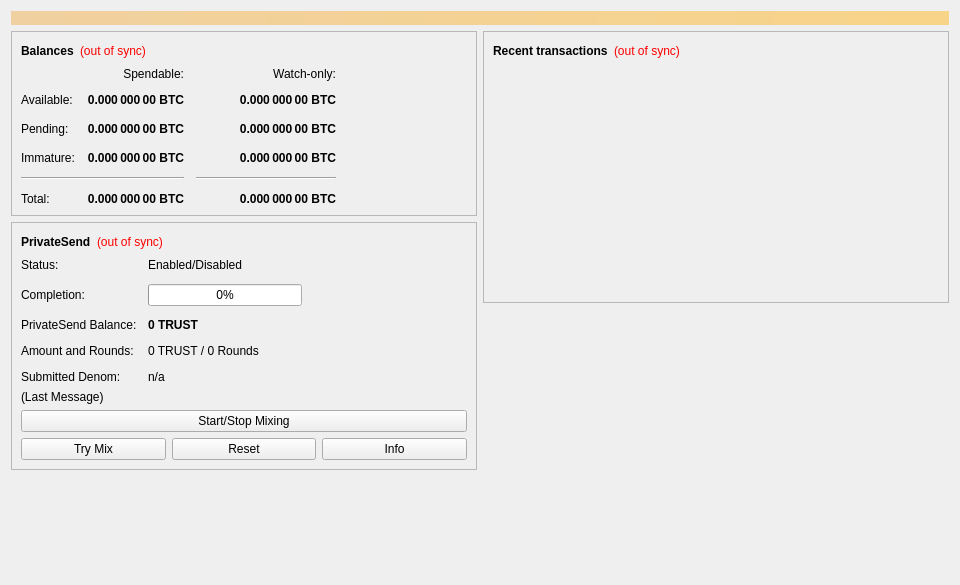
<?xml version="1.0" encoding="UTF-8"?>
<ui version="4.0">
 <class>OverviewPage</class>
 <widget class="QWidget" name="OverviewPage">
  <property name="geometry">
   <rect>
    <x>0</x>
    <y>0</y>
    <width>960</width>
    <height>585</height>
   </rect>
  </property>
  <property name="minimumSize">
   <size>
    <width>960</width>
    <height>0</height>
   </size>
  </property>
  <property name="windowTitle">
   <string>Form</string>
  </property>
  <layout class="QVBoxLayout" name="topLayout">
   <item>
    <widget class="QLabel" name="labelAlerts">
     <property name="visible">
      <bool>false</bool>
     </property>
     <property name="styleSheet">
      <string notr="true">background-color: qlineargradient(x1: 0, y1: 0, x2: 1, y2: 0, stop:0 #F0D0A0, stop:1 #F8D488); color:#000000;</string>
     </property>
     <property name="wordWrap">
      <bool>true</bool>
     </property>
     <property name="margin">
      <number>3</number>
     </property>
    </widget>
   </item>
   <item>
    <layout class="QHBoxLayout" name="horizontalLayout" stretch="1,1">
     <item>
      <layout class="QVBoxLayout" name="verticalLayout_2">
       <item>
        <widget class="QFrame" name="frame">
         <property name="frameShape">
          <enum>QFrame::StyledPanel</enum>
         </property>
         <property name="frameShadow">
          <enum>QFrame::Raised</enum>
         </property>
         <layout class="QVBoxLayout" name="verticalLayout_4">
          <item>
           <layout class="QHBoxLayout" name="horizontalLayout_4">
            <item>
             <widget class="QLabel" name="label_5">
              <property name="font">
               <font>
                <weight>75</weight>
                <bold>true</bold>
               </font>
              </property>
              <property name="text">
               <string>Balances</string>
              </property>
             </widget>
            </item>
            <item>
             <widget class="QLabel" name="labelWalletStatus">
              <property name="toolTip">
               <string>The displayed information may be out of date. Your wallet automatically synchronizes with the TRUSTplus network after a connection is established, but this process has not completed yet.</string>
              </property>
              <property name="styleSheet">
               <string notr="true">QLabel { color: red; }</string>
              </property>
              <property name="text">
               <string notr="true">(out of sync)</string>
              </property>
              <property name="alignment">
               <set>Qt::AlignLeading|Qt::AlignLeft|Qt::AlignVCenter</set>
              </property>
             </widget>
            </item>
            <item>
             <spacer name="horizontalSpacer_3">
              <property name="orientation">
               <enum>Qt::Horizontal</enum>
              </property>
              <property name="sizeHint" stdset="0">
               <size>
                <width>40</width>
                <height>20</height>
               </size>
              </property>
             </spacer>
            </item>
           </layout>
          </item>
          <item>
           <layout class="QGridLayout" name="gridLayout">
            <property name="spacing">
             <number>12</number>
            </property>
            <item row="2" column="2">
             <widget class="QLabel" name="labelWatchPending">
              <property name="font">
               <font>
                <weight>75</weight>
                <bold>true</bold>
               </font>
              </property>
              <property name="cursor">
               <cursorShape>IBeamCursor</cursorShape>
              </property>
              <property name="toolTip">
               <string>Unconfirmed transactions to watch-only addresses</string>
              </property>
              <property name="text">
               <string notr="true">0.000 000 00 BTC</string>
              </property>
              <property name="alignment">
               <set>Qt::AlignRight|Qt::AlignTrailing|Qt::AlignVCenter</set>
              </property>
              <property name="textInteractionFlags">
               <set>Qt::LinksAccessibleByMouse|Qt::TextSelectableByKeyboard|Qt::TextSelectableByMouse</set>
              </property>
             </widget>
            </item>
            <item row="2" column="1">
             <widget class="QLabel" name="labelUnconfirmed">
              <property name="font">
               <font>
                <weight>75</weight>
                <bold>true</bold>
               </font>
              </property>
              <property name="cursor">
               <cursorShape>IBeamCursor</cursorShape>
              </property>
              <property name="toolTip">
               <string>Total of transactions that have yet to be confirmed, and do not yet count toward the spendable balance</string>
              </property>
              <property name="text">
               <string notr="true">0.000 000 00 BTC</string>
              </property>
              <property name="alignment">
               <set>Qt::AlignRight|Qt::AlignTrailing|Qt::AlignVCenter</set>
              </property>
              <property name="textInteractionFlags">
               <set>Qt::LinksAccessibleByMouse|Qt::TextSelectableByKeyboard|Qt::TextSelectableByMouse</set>
              </property>
             </widget>
            </item>
            <item row="3" column="2">
             <widget class="QLabel" name="labelWatchImmature">
              <property name="font">
               <font>
                <weight>75</weight>
                <bold>true</bold>
               </font>
              </property>
              <property name="cursor">
               <cursorShape>IBeamCursor</cursorShape>
              </property>
              <property name="toolTip">
               <string>Mined balance in watch-only addresses that has not yet matured</string>
              </property>
              <property name="text">
               <string notr="true">0.000 000 00 BTC</string>
              </property>
              <property name="alignment">
               <set>Qt::AlignRight|Qt::AlignTrailing|Qt::AlignVCenter</set>
              </property>
              <property name="textInteractionFlags">
               <set>Qt::LinksAccessibleByMouse|Qt::TextSelectableByKeyboard|Qt::TextSelectableByMouse</set>
              </property>
             </widget>
            </item>
            <item row="4" column="0" colspan="2">
             <widget class="Line" name="lineSpendableBalance">
              <property name="orientation">
               <enum>Qt::Horizontal</enum>
              </property>
             </widget>
            </item>
            <item row="4" column="2">
             <widget class="Line" name="lineWatchBalance">
              <property name="sizePolicy">
               <sizepolicy hsizetype="Preferred" vsizetype="Fixed">
                <horstretch>0</horstretch>
                <verstretch>0</verstretch>
               </sizepolicy>
              </property>
              <property name="minimumSize">
               <size>
                <width>140</width>
                <height>0</height>
               </size>
              </property>
              <property name="orientation">
               <enum>Qt::Horizontal</enum>
              </property>
             </widget>
            </item>
            <item row="5" column="0">
             <widget class="QLabel" name="labelTotalText">
              <property name="text">
               <string>Total:</string>
              </property>
             </widget>
            </item>
            <item row="3" column="1">
             <widget class="QLabel" name="labelImmature">
              <property name="font">
               <font>
                <weight>75</weight>
                <bold>true</bold>
               </font>
              </property>
              <property name="cursor">
               <cursorShape>IBeamCursor</cursorShape>
              </property>
              <property name="toolTip">
               <string>Mined balance that has not yet matured</string>
              </property>
              <property name="text">
               <string notr="true">0.000 000 00 BTC</string>
              </property>
              <property name="alignment">
               <set>Qt::AlignRight|Qt::AlignTrailing|Qt::AlignVCenter</set>
              </property>
              <property name="textInteractionFlags">
               <set>Qt::LinksAccessibleByMouse|Qt::TextSelectableByKeyboard|Qt::TextSelectableByMouse</set>
              </property>
             </widget>
            </item>
            <item row="2" column="3">
             <spacer name="horizontalSpacer_2">
              <property name="orientation">
               <enum>Qt::Horizontal</enum>
              </property>
              <property name="sizeHint" stdset="0">
               <size>
                <width>40</width>
                <height>20</height>
               </size>
              </property>
             </spacer>
            </item>
            <item row="3" column="0">
             <widget class="QLabel" name="labelImmatureText">
              <property name="text">
               <string>Immature:</string>
              </property>
             </widget>
            </item>
            <item row="5" column="1">
             <widget class="QLabel" name="labelTotal">
              <property name="font">
               <font>
                <weight>75</weight>
                <bold>true</bold>
               </font>
              </property>
              <property name="cursor">
               <cursorShape>IBeamCursor</cursorShape>
              </property>
              <property name="toolTip">
               <string>Your current total balance</string>
              </property>
              <property name="text">
               <string notr="true">0.000 000 00 BTC</string>
              </property>
              <property name="alignment">
               <set>Qt::AlignRight|Qt::AlignTrailing|Qt::AlignVCenter</set>
              </property>
              <property name="textInteractionFlags">
               <set>Qt::LinksAccessibleByMouse|Qt::TextSelectableByKeyboard|Qt::TextSelectableByMouse</set>
              </property>
             </widget>
            </item>
            <item row="5" column="2">
             <widget class="QLabel" name="labelWatchTotal">
              <property name="font">
               <font>
                <weight>75</weight>
                <bold>true</bold>
               </font>
              </property>
              <property name="cursor">
               <cursorShape>IBeamCursor</cursorShape>
              </property>
              <property name="toolTip">
               <string>Current total balance in watch-only addresses</string>
              </property>
              <property name="text">
               <string notr="true">0.000 000 00 BTC</string>
              </property>
              <property name="alignment">
               <set>Qt::AlignRight|Qt::AlignTrailing|Qt::AlignVCenter</set>
              </property>
              <property name="textInteractionFlags">
               <set>Qt::LinksAccessibleByMouse|Qt::TextSelectableByKeyboard|Qt::TextSelectableByMouse</set>
              </property>
             </widget>
            </item>
            <item row="0" column="2">
             <widget class="QLabel" name="labelWatchonly">
              <property name="text">
               <string>Watch-only:</string>
              </property>
              <property name="alignment">
               <set>Qt::AlignRight|Qt::AlignTrailing|Qt::AlignVCenter</set>
              </property>
             </widget>
            </item>
            <item row="1" column="0">
             <widget class="QLabel" name="labelBalanceText">
              <property name="text">
               <string>Available:</string>
              </property>
             </widget>
            </item>
            <item row="1" column="1">
             <widget class="QLabel" name="labelBalance">
              <property name="font">
               <font>
                <weight>75</weight>
                <bold>true</bold>
               </font>
              </property>
              <property name="cursor">
               <cursorShape>IBeamCursor</cursorShape>
              </property>
              <property name="toolTip">
               <string>Your current spendable balance</string>
              </property>
              <property name="text">
               <string notr="true">0.000 000 00 BTC</string>
              </property>
              <property name="alignment">
               <set>Qt::AlignRight|Qt::AlignTrailing|Qt::AlignVCenter</set>
              </property>
              <property name="textInteractionFlags">
               <set>Qt::LinksAccessibleByMouse|Qt::TextSelectableByKeyboard|Qt::TextSelectableByMouse</set>
              </property>
             </widget>
            </item>
            <item row="1" column="2">
             <widget class="QLabel" name="labelWatchAvailable">
              <property name="font">
               <font>
                <weight>75</weight>
                <bold>true</bold>
               </font>
              </property>
              <property name="cursor">
               <cursorShape>IBeamCursor</cursorShape>
              </property>
              <property name="toolTip">
               <string>Your current balance in watch-only addresses</string>
              </property>
              <property name="text">
               <string notr="true">0.000 000 00 BTC</string>
              </property>
              <property name="alignment">
               <set>Qt::AlignRight|Qt::AlignTrailing|Qt::AlignVCenter</set>
              </property>
              <property name="textInteractionFlags">
               <set>Qt::LinksAccessibleByMouse|Qt::TextSelectableByKeyboard|Qt::TextSelectableByMouse</set>
              </property>
             </widget>
            </item>
            <item row="2" column="0">
             <widget class="QLabel" name="labelPendingText">
              <property name="text">
               <string>Pending:</string>
              </property>
             </widget>
            </item>
            <item row="0" column="1">
             <widget class="QLabel" name="labelSpendable">
              <property name="text">
               <string>Spendable:</string>
              </property>
              <property name="alignment">
               <set>Qt::AlignRight|Qt::AlignTrailing|Qt::AlignVCenter</set>
              </property>
             </widget>
            </item>
           </layout>
          </item>
         </layout>
        </widget>
       </item>
       <item>
        <widget class="QFrame" name="framePrivateSend">
         <property name="layoutDirection">
          <enum>Qt::LeftToRight</enum>
         </property>
         <property name="frameShape">
          <enum>QFrame::StyledPanel</enum>
         </property>
         <property name="frameShadow">
          <enum>QFrame::Raised</enum>
         </property>
         <layout class="QVBoxLayout" name="VerticalLayout_PS1">
          <item>
           <layout class="QHBoxLayout" name="horizontalLayout_5">
            <item>
             <widget class="QLabel" name="labelPrivateSendHeader">
              <property name="font">
               <font>
                <weight>75</weight>
                <bold>true</bold>
               </font>
              </property>
              <property name="text">
               <string>PrivateSend</string>
              </property>
             </widget>
            </item>
            <item>
             <widget class="QLabel" name="labelPrivateSendSyncStatus">
              <property name="toolTip">
               <string>The displayed information may be out of date. Your wallet automatically synchronizes with the TRUSTplus network after a connection is established, but this process has not completed yet.</string>
              </property>
              <property name="styleSheet">
               <string notr="true">QLabel { color: red; }</string>
              </property>
              <property name="text">
               <string notr="true">(out of sync)</string>
              </property>
              <property name="alignment">
               <set>Qt::AlignLeading|Qt::AlignLeft|Qt::AlignVCenter</set>
              </property>
             </widget>
            </item>
            <item>
             <spacer name="horizontalSpacer_4">
              <property name="orientation">
               <enum>Qt::Horizontal</enum>
              </property>
              <property name="sizeHint" stdset="0">
               <size>
                <width>40</width>
                <height>20</height>
               </size>
              </property>
             </spacer>
            </item>
           </layout>
          </item>
          <item>
           <layout class="QFormLayout" name="privateSendFormLayout">
            <property name="fieldGrowthPolicy">
             <enum>QFormLayout::AllNonFixedFieldsGrow</enum>
            </property>
            <property name="horizontalSpacing">
             <number>11</number>
            </property>
            <property name="verticalSpacing">
             <number>12</number>
            </property>
            <item row="0" column="0">
             <widget class="QLabel" name="labelPrivateSendEnabledText">
              <property name="text">
               <string>Status:</string>
              </property>
             </widget>
            </item>
            <item row="0" column="1">
             <widget class="QLabel" name="labelPrivateSendEnabled">
              <property name="text">
               <string>Enabled/Disabled</string>
              </property>
             </widget>
            </item>
            <item row="1" column="0">
             <widget class="QLabel" name="labelCompletitionText">
              <property name="text">
               <string>Completion:</string>
              </property>
             </widget>
            </item>
            <item row="1" column="1">
             <widget class="QProgressBar" name="privateSendProgress">
              <property name="maximumSize">
               <size>
                <width>154</width>
                <height>16777215</height>
               </size>
              </property>
              <property name="value">
               <number>0</number>
              </property>
             </widget>
            </item>
            <item row="2" column="0">
             <widget class="QLabel" name="labelAnonymizedText">
              <property name="text">
               <string>PrivateSend Balance:</string>
              </property>
             </widget>
            </item>
            <item row="2" column="1">
             <widget class="QLabel" name="labelAnonymized">
              <property name="font">
               <font>
                <weight>75</weight>
                <bold>true</bold>
               </font>
              </property>
              <property name="text">
               <string notr="true">0 TRUST</string>
              </property>
             </widget>
            </item>
            <item row="3" column="0">
             <widget class="QLabel" name="labelAmountAndRoundsText">
              <property name="text">
               <string>Amount and Rounds:</string>
              </property>
             </widget>
            </item>
            <item row="3" column="1">
             <widget class="QLabel" name="labelAmountRounds">
              <property name="text">
               <string>0 TRUST / 0 Rounds</string>
              </property>
             </widget>
            </item>
            <item row="4" column="0">
             <widget class="QLabel" name="labelSubmittedDenomText">
              <property name="text">
               <string>Submitted Denom:</string>
              </property>
             </widget>
            </item>
            <item row="4" column="1">
             <widget class="QLabel" name="labelSubmittedDenom">
              <property name="toolTip">
               <string>The denominations you submitted to the Masternode.&lt;br&gt;To mix, other users must submit the exact same denominations.</string>
              </property>
              <property name="text">
               <string>n/a</string>
              </property>
             </widget>
            </item>
           </layout>
          </item>
          <item>
           <layout class="QVBoxLayout" name="VerticalLayout_PS">
            <item>
             <widget class="QLabel" name="labelPrivateSendLastMessage">
              <property name="text">
               <string>(Last Message)</string>
              </property>
              <property name="alignment">
               <set>Qt::AlignLeading|Qt::AlignLeft|Qt::AlignTop</set>
              </property>
              <property name="wordWrap">
               <bool>true</bool>
              </property>
             </widget>
            </item>
            <item>
             <widget class="QPushButton" name="togglePrivateSend">
              <property name="sizePolicy">
               <sizepolicy hsizetype="MinimumExpanding" vsizetype="Fixed">
                <horstretch>0</horstretch>
                <verstretch>0</verstretch>
               </sizepolicy>
              </property>
              <property name="text">
               <string>Start/Stop Mixing</string>
              </property>
             </widget>
            </item>
            <item>
             <layout class="QHBoxLayout" name="horizontalLayout_debugbuttons">
              <item>
               <widget class="QPushButton" name="privateSendAuto">
                <property name="sizePolicy">
                 <sizepolicy hsizetype="MinimumExpanding" vsizetype="Fixed">
                  <horstretch>0</horstretch>
                  <verstretch>0</verstretch>
                 </sizepolicy>
                </property>
                <property name="toolTip">
                 <string>Try to manually submit a PrivateSend request.</string>
                </property>
                <property name="text">
                 <string>Try Mix</string>
                </property>
               </widget>
              </item>
              <item>
               <widget class="QPushButton" name="privateSendReset">
                <property name="sizePolicy">
                 <sizepolicy hsizetype="MinimumExpanding" vsizetype="Fixed">
                  <horstretch>0</horstretch>
                  <verstretch>0</verstretch>
                 </sizepolicy>
                </property>
                <property name="toolTip">
                 <string>Reset the current status of PrivateSend (can interrupt PrivateSend if it's in the process of Mixing, which can cost you money!)</string>
                </property>
                <property name="autoFillBackground">
                 <bool>false</bool>
                </property>
                <property name="text">
                 <string>Reset</string>
                </property>
               </widget>
              </item>
              <item>
               <widget class="QPushButton" name="privateSendInfo">
                <property name="sizePolicy">
                 <sizepolicy hsizetype="MinimumExpanding" vsizetype="Fixed">
                  <horstretch>0</horstretch>
                  <verstretch>0</verstretch>
                 </sizepolicy>
                </property>
                <property name="toolTip">
                 <string>Information about PrivateSend and Mixing</string>
                </property>
                <property name="text">
                 <string>Info</string>
                </property>
               </widget>
              </item>
             </layout>
            </item>
           </layout>
          </item>
         </layout>
        </widget>
       </item>
       <item>
        <spacer name="verticalSpacer">
         <property name="orientation">
          <enum>Qt::Vertical</enum>
         </property>
         <property name="sizeHint" stdset="0">
          <size>
           <width>20</width>
           <height>40</height>
          </size>
         </property>
        </spacer>
       </item>
      </layout>
     </item>
     <item>
      <layout class="QVBoxLayout" name="verticalLayout_3">
       <item>
        <widget class="QFrame" name="frame_2">
         <property name="frameShape">
          <enum>QFrame::StyledPanel</enum>
         </property>
         <property name="frameShadow">
          <enum>QFrame::Raised</enum>
         </property>
         <layout class="QVBoxLayout" name="verticalLayout">
          <item>
           <layout class="QHBoxLayout" name="horizontalLayout_2">
            <item>
             <widget class="QLabel" name="label_4">
              <property name="font">
               <font>
                <weight>75</weight>
                <bold>true</bold>
               </font>
              </property>
              <property name="text">
               <string>Recent transactions</string>
              </property>
             </widget>
            </item>
            <item>
             <widget class="QLabel" name="labelTransactionsStatus">
              <property name="toolTip">
               <string>The displayed information may be out of date. Your wallet automatically synchronizes with the TRUSTplus network after a connection is established, but this process has not completed yet.</string>
              </property>
              <property name="styleSheet">
               <string notr="true">QLabel { color: red; }</string>
              </property>
              <property name="text">
               <string notr="true">(out of sync)</string>
              </property>
              <property name="alignment">
               <set>Qt::AlignLeading|Qt::AlignLeft|Qt::AlignVCenter</set>
              </property>
             </widget>
            </item>
            <item>
             <spacer name="horizontalSpacer">
              <property name="orientation">
               <enum>Qt::Horizontal</enum>
              </property>
              <property name="sizeHint" stdset="0">
               <size>
                <width>40</width>
                <height>20</height>
               </size>
              </property>
             </spacer>
            </item>
           </layout>
          </item>
          <item>
           <widget class="QListView" name="listTransactions">
            <property name="styleSheet">
             <string notr="true">QListView { background: transparent; }</string>
            </property>
            <property name="frameShape">
             <enum>QFrame::NoFrame</enum>
            </property>
            <property name="verticalScrollBarPolicy">
             <enum>Qt::ScrollBarAlwaysOff</enum>
            </property>
            <property name="horizontalScrollBarPolicy">
             <enum>Qt::ScrollBarAlwaysOff</enum>
            </property>
            <property name="selectionMode">
             <enum>QAbstractItemView::NoSelection</enum>
            </property>
           </widget>
          </item>
         </layout>
        </widget>
       </item>
       <item>
        <spacer name="verticalSpacer_2">
         <property name="orientation">
          <enum>Qt::Vertical</enum>
         </property>
         <property name="sizeHint" stdset="0">
          <size>
           <width>20</width>
           <height>40</height>
          </size>
         </property>
        </spacer>
       </item>
      </layout>
     </item>
    </layout>
   </item>
  </layout>
 </widget>
 <resources/>
 <connections/>
</ui>
